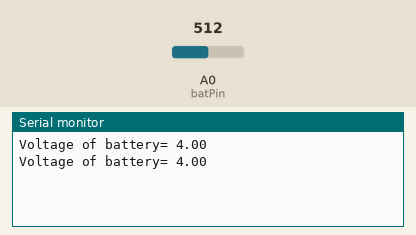
Recording of a sketch running on a simulated Arduino Uno, built with avr-gcc and run on an emulated ATmega328P. Shown: the last lines printed to the serial monitor. Inputs (shaded band) come from the test bench; at power-on: A0 (batPin) = 512.

Above: at 1.8 s.
1.9 s: A0 (batPin) set to 306
At 2.6 s:
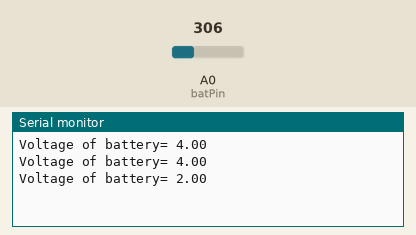
3.4 s: A0 (batPin) set to 122
At 4.8 s:
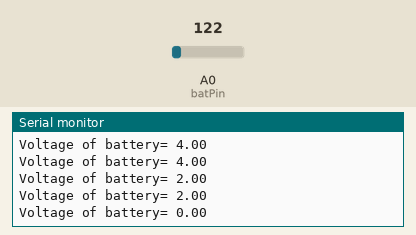
Timing chart, 0 to 6.4 s (numbered marks = the images above; inputs shaded):
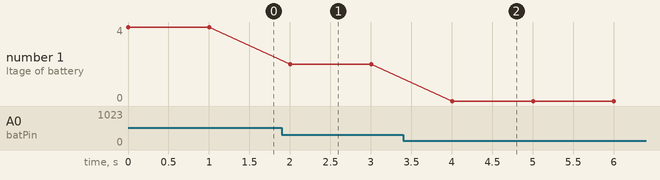

Measured:
- after the input at 1.9 s, the serial monitor: prints a new line after 0.10 s (image 1)
- after the input at 3.4 s, the serial monitor: prints a new line after 0.60 s (image 2)
- plotted number 1: 4 → 2 after the input at 1.9 s, 2 → 0 after the input at 3.4 s

The sketch:

Battery-Read.ino
```cpp
#define batPin A0
void setup() {
   Serial.begin(9600);
}

void loop() {

  int rawValue = analogRead(batPin);
  float voltage=2*map(rawValue, 0, 1023, 0, 4.2);
  Serial.print("Voltage of battery= ");
  Serial.println(voltage);
  delay(1000);
}
```
